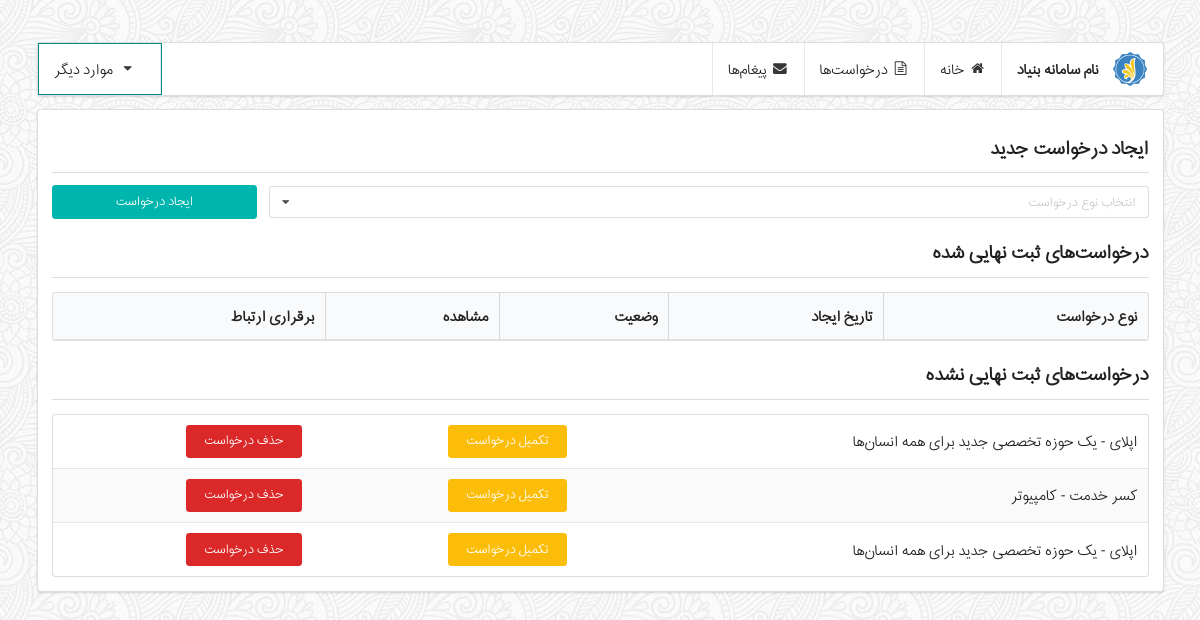
Page /users/requests/ (signed in) on the committed database.
### application/models.py (models this page shows, shortened)
class CoopApplication(models.Model):
    class Meta:
        verbose_name = _('Cooperation Application')
        verbose_name_plural = _('Cooperation Applications')
    application = models.OneToOneField(
        Application,
        related_name="coop_app",
    )
    facility = models.ForeignKey(
        Facility,
        related_name="coop_applications",
        verbose_name=_('Facility'),
    )
    manager_has_verified = models.BooleanField(
        default=False,
        verbose_name=_('First verify'),
    )
    association_has_verified = models.BooleanField(
        default=False,
        verbose_name=_('Association verify'),
    )
    manager_verification_date = models.DateTimeField(
        null=True,
        blank=True,
        default=timezone.now,
    )
    field = models.ForeignKey(
        Field,
        verbose_name=_("Application Field"),
        related_name='coop_applications'
    )
    is_deleted = models.BooleanField(
        default=False,
        verbose_name=_("Is deleted")
    )
    status = models.CharField(
        max_length=1,
        verbose_name=_("Status"),
        choices=(
            ('0', 'ثبت نهایی نشده'),
            ('1', 'بررسی نشده'),
            ('2', 'در حال بررسی'),
            ('3', 'در حال مذاکره'),
            ('4', 'عقد قرارداد'),
            ('5', 'شروع همکاری'),
            ('6', 'قطع همکاری'),
            ('7', 'اتمام همکاری'),
            ('8', 'رد شده'),
        ),
        default='1',
    )

### association/models.py (models this page shows, shortened)
class Facility(models.Model):
    class Meta:
        verbose_name = _('Facility')
        verbose_name_plural = _('Facilities')
    title = models.CharField(
        _('Title'),
        max_length=200,
    )
    def __str__(self):
        return self.title

### users/models.py (models this page shows, shortened)
class Field(models.Model):
    class Meta:
        verbose_name = _('Field')
        verbose_name_plural = _('Fields')
    title = models.CharField(
        _('Title'),
        max_length=200,
    )
    def __str__(self):
        return self.title

### users/views.py (the view, shortened to what this page needs)
# urls.py: url(r'requests/$', 'users.views.user_requests'),
def user_requests(request):
    if request.method == "GET":
        user = BMNUser.objects.get(user=request.user)
        saved_apps = Application.objects.filter(user=user, is_finalized=False)
        saved_coops = []
        complete_apps = Application.objects.filter(user=user, is_finalized=True)
        complete_coops = []
        if len(saved_apps) > 0:
            for app in saved_apps:
                coop_application = None
                try:
                    coop_application = CoopApplication.objects.get(application=app)
                except ObjectDoesNotExist:
                    pass
                except MultipleObjectsReturned:
                    pass
                if coop_application:
                    saved_coops.append(coop_application)
        return render(request, 'users/user-dashboard-requests.html',
                      {'saved_coops': saved_coops, "complete_coops": complete_coops,})

### templates/users/user-dashboard-requests.html (shortened to what this page needs)
{% extends 'users/user-base.html' %}
{% load staticfiles %}
{% block segment %}
    <div class="ui dividing header">
        ایجاد درخواست جدید
    </div>
    <form class="ui form" method="POST" action="/users/requests/new/">
        <div class="inline fields">
            <div class="thirteen wide field">
                <div class="ui fluid selection dropdown">
                    <i class="dropdown icon"></i>
                    <div class="default text">
                        انتخاب نوع درخواست
                    </div>
                </div>
            </div>
            <div class="three wide field">
                <input type="submit" class="ui fluid teal button" value="ایجاد درخواست"/>
            </div>
        </div>
    </form>
    <div class="ui dividing header">
        درخواست‌های ثبت نهایی شده
    </div>
    <table class="ui unstackable selectable sortable striped table">
        <thead>
        <tr>
            <th>نوع درخواست</th>
            <th>تاریخ ایجاد</th>
            <th>وضعیت</th>
             <th> مشاهده</th>
             <th> برقراری ارتباط </th>
        </tr>
        </thead>
    </table>
    <div class="ui dividing header">
        درخواست‌های ثبت نهایی نشده
    </div>
    <table class="ui unstackable selectable sortable striped table">
        <tbody>
        {% for sc in saved_coops %}
        <tr>
            <td>{{ sc.facility }} - {{ sc.field }}</td>
            <td> <a class="ui yellow button"  href="/users/requests/edit/{{ sc.id }}/" >
            تکمیل درخواست
            </a> </td>
         <td> <a class="ui red button" href="/users/requests/delete/{{ sc.id }}/">
         حذف درخواست
         </a> </td>
        </tr>
        {% endfor %}
        </tbody>
    </table>
{% endblock %}

### static/stylesheets/global.css (style rules this page uses)
html { font-size: 12px; }
html[lang="fa"], html[lang="ar"] { direction: rtl; }
*:not(i) { font-family: 'MyTest', 'Lato', Tahoma, sans-serif !important; font-weight: normal; }
body { background-size: cover; background: #DADADA url('../images/symphony.png') fixed; -webkit-font-smoothing: antialiased; }
.ui.button { font-weight: normal; padding-bottom: 0.99em; }

### static/stylesheets/user-dashboard.css (style rules this page uses)
.ui.dividing.header { padding-bottom: .75em; }

### rows in the picture
CoopApplication: facility "اپلای", field "یک حوزه تخصصی جدید برای همه انسان‌ها"
CoopApplication: facility "کسر خدمت", field "کامپیوتر"
CoopApplication: facility "اپلای", field "یک حوزه تخصصی جدید برای همه انسان‌ها"
